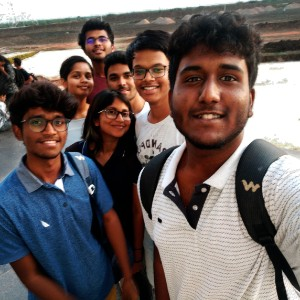
%> input picture key.jpg, 300 x 300 px, given in place of image.jpg, which was not available
$ octave Encrypt.m   (GNU Octave 9; MATLAB toolbox functions it lacks are replaced by stand-ins)
%> lines starting %> are read from the running program, lines starting %| are printed output that depends on the picture; pictures that were not available may be replaced by others from this repository, and a replacement may not be noted
image=imread('image.jpg');
%> image is the input picture: size 300x300x3 uint8; mean R, G, B 109.3, 98.3, 96.7
image=im2double(image);
%> image: size 300x300x3 double
layer1=image(:,:,1);
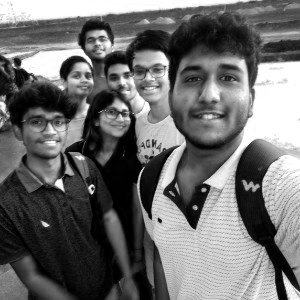
%> layer1: size 300x300 double; min 0, max 1, mean 0.428
layer2=image(:,:,2);
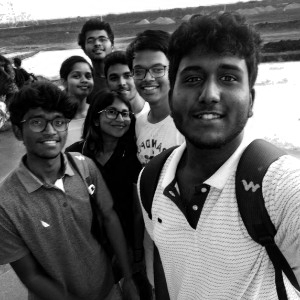
%> layer2: size 300x300 double; min 0, max 1, mean 0.386
layer3=image(:,:,3);
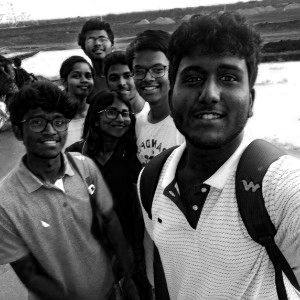
%> layer3: size 300x300 double; min 0, max 1, mean 0.379
key=imread('key.jpg');
key=im2double(key);
key1=key(:,:,1);
key2=key(:,:,2);
key3=key(:,:,3);
layer1=key1*layer1;
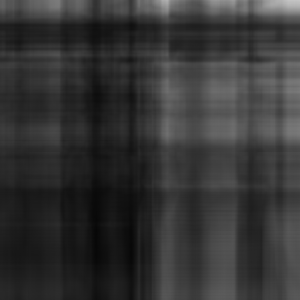
%> layer1: size 300x300 double; min 7.78, max 197.1, mean 53.2
layer2=key2*layer2;
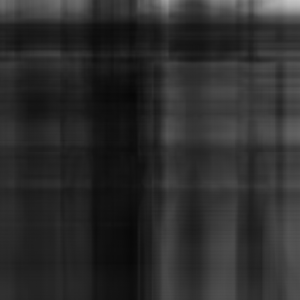
%> layer2: size 300x300 double; min 7.43, max 197.5, mean 44.5
layer3=key3*layer3;
final(:,:,1)=layer1(:,:,1)
final(:,:,2)=layer2(:,:,1)
final(:,:,3)=layer3(:,:,1)
final=final/100;
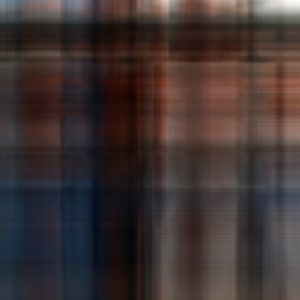
%> final: size 300x300x3 double; mean R, G, B 0.532, 0.445, 0.438; drawn with min black and max white
figure (1);
imshow(image)
figure (2)
imshow(final)
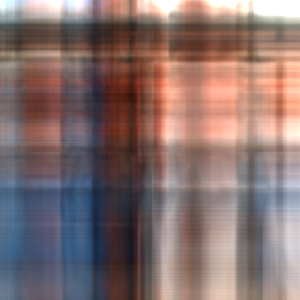
%> displayed picture: size 300x300x3, on the screen's scale of 0 to 255; mean R, G, B 133.8, 112.4, 110.6
DestinationDir='*Insert destination*';
imwrite(final,strcat(DestinationDir,'EncrytedImage.jpg'));
save(strcat(DestinationDir,'Encrypted.mat'),'final');
